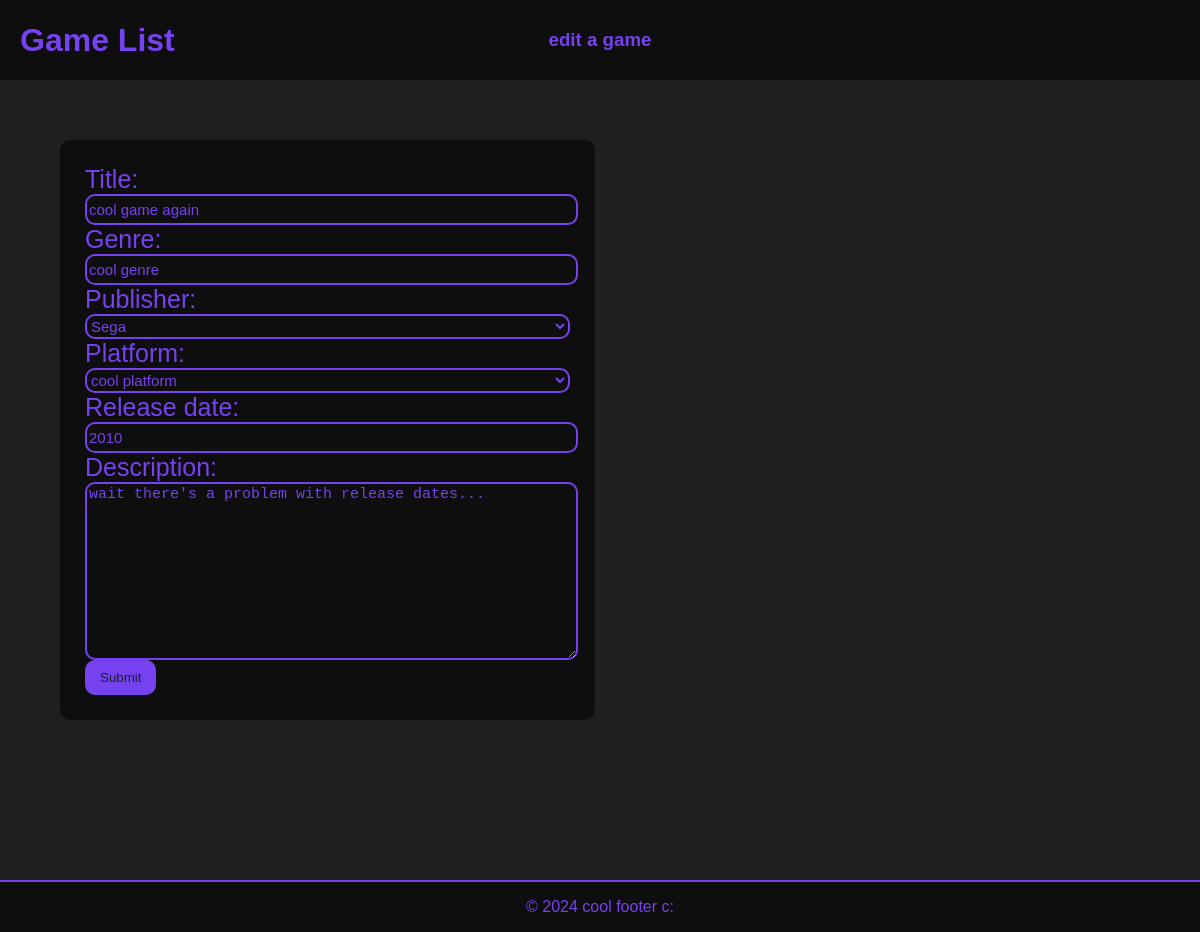
Screenshot of /game-list/game/edit/14 with the database file from the repository.
### game_list_app/models.py (models this page shows, shortened)
class Game(models.Model):
	title = models.CharField(max_length = 200)
	genre = models.CharField(max_length = 200, blank=True, null=True)
	publisher = models.ForeignKey(Publisher, on_delete=models.SET_NULL, blank=True, null=True)
	platform = models.ForeignKey(Platform, on_delete=models.SET_NULL, blank=True, null=True)
	release_date = models.IntegerField(blank=True, null=True)
	description = models.TextField(blank=True, null=True)
	add_date = models.DateTimeField(editable = False, default = timezone.now)
	modified_date = models.DateTimeField(editable = False, default = timezone.now)

### game_list_app/views.py (the view)
# urls.py: path("<str:item_type>/edit/<int:pk>", views.edit_item, name = "edit_item"),
def edit_item(request, item_type, pk):
	item_class_map = {
		"game": Game,
		"platform": Platform,
		"publisher": Publisher
	}
	form_class_map = {
		"game": GameForm,
		"platform": PlatformForm,
		"publisher": PublisherForm,
	}
	process_data_function_map = {
		"game": edit_game,
		"platform": edit_platform,
		"publisher": edit_publisher,
	}
	filled_form_function_map = {
		"game": get_filled_game_form,
		"platform": get_filled_platform_form,
		"publisher": get_filled_publisher_form
	}
	response_url_map = {
		"game": "game_list_app:game_detail",
		"platform": "game_list_app:platform_detail",
		"publisher": "game_list_app:publisher_detail",
	}
	if item_type not in item_class_map:
		raise Http404("Invalid item type.")
	form_class = form_class_map[item_type]
	process_data_function = process_data_function_map[item_type]
	response_url = response_url_map[item_type]
	filled_form_function = filled_form_function_map[item_type]
	item = get_object_or_404(item_class_map[item_type], pk=pk)
	if request.method == "POST":
		form = form_class(request.POST)
		if form.is_valid():
			process_data_function(pk, **form.cleaned_data)
			return HttpResponseRedirect(reverse(response_url, args=[pk]))
	else:
		form = filled_form_function(pk)
	context = {
		'form': form,
		'item': item_type,
		'pk': pk
	}
	return render(request, "edit_form.html", context)

### game_list_app/forms.py
class GameForm(forms.Form):
    title = forms.CharField(label="Title", max_length=200)
    genre = forms.CharField(label="Genre", max_length=200, required=False)
    publisher = forms.ModelChoiceField(queryset=Publisher.objects.all(), label="Publisher", required=False)
    platform = forms.ModelChoiceField(queryset=Platform.objects.all(), label="Platform", required=False)
    release_date = forms.IntegerField(required=False)
    description = forms.CharField(max_length=5000, required=False,
        widget=forms.Textarea(
            attrs={
                "rows":"10",
                "class": "form-control"
            }
        )
    )

### game_list_app/models.py (called while the page is built)
	def __str__(self):
		return self.name

	def __str__(self):
		return self.name

### game_list_app/views.py (called while the page is built)
def get_filled_game_form(pk):
	game = get_object_or_404(Game, pk=pk)
	form = GameForm(initial= {
			'title': game.title,
			'genre': game.genre,
			'publisher': game.publisher,
			'platform': game.platform,
			'release_date': game.release_date,
			'description': game.description
		})
	return form

### game_list_app/templates/edit_form.html (shortened to what this page needs)
{% extends 'form_template.html' %}
{% block sub-title %}edit a {{ item }}{% endblock %}
{% block form %}
<form action="{% url 'game_list_app:edit_item' item pk %}" method="post">
    {{ form }}
    <input class="btn-action" type="submit" value="Submit">
</form>
{% endblock %}

### game_list_app/static/form_style.css (style rules this page uses)
body { background-color: #0e0e0e; font-family: "Doppio One", sans-serif; color: #7642EF; padding: 0; margin: 0; }
.form label { font-size: 25px; }
input[type=text], input[type=password], input[type=email], input[type=number], select { display: block; width: 100%; height: 25px; border: 2px solid #7642EF; background-color: #0e0e0e; color: #7642EF; font-size: 15px; border-radius: 10px; }
.form-control { display: block; width: 100%; border: 2px solid #7642EF; background-color: #0e0e0e; color: #7642EF; font-size: 15px; border-radius: 10px; }
.btn-action { text-decoration: none; color: #1f1f1f; border: none; background-color: #7642EF; padding-left: 15px; padding-right: 15px; padding-top: 10px; padding-bottom: 10px; border-radius: 10px; cursor: pointer; transition: background-color 0.3s ease; }

### rows the page displays
Game: title "cool game again", genre "cool genre", publisher "Sega", platform "cool platform", release_date "2010", description "wait there's a problem with release dates..."

### other values shown
{{ item }} "game"
